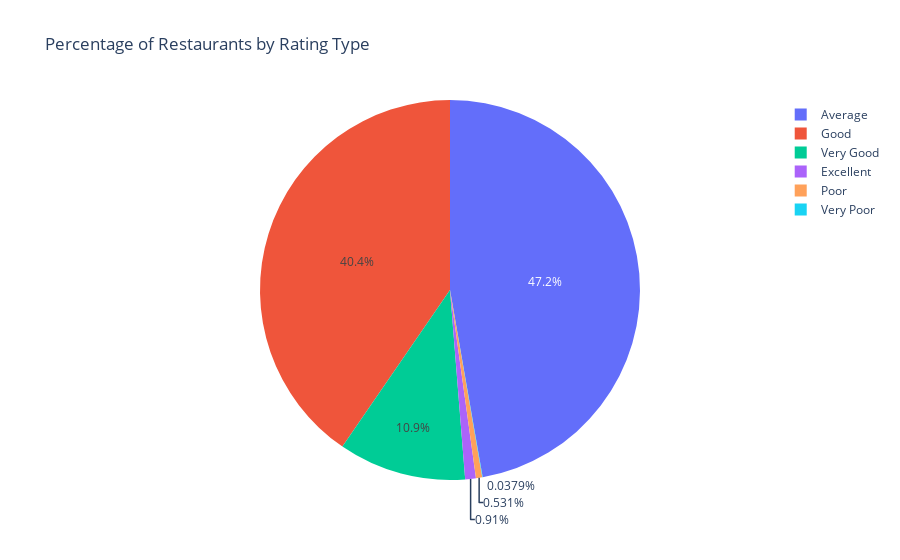

Notebook code for this chart:
### Code cell
fig = px.pie(rating_type, names='RATING_TYPE', values='COUNT OF RESTAURANTS', color='RATING_TYPE',
 title='Percentage of Restaurants by Rating Type')
fig.show()

### Figure 1 — Plotly figure (JSON) as saved in the notebook; plotly's stock layout.template omitted (floating-point values rounded to 4 significant figures)
{"data": [{"customdata": [["Average"], ["Good"], ["Very Good"], ["Excellent"], ["Poor"], ["Very Poor"]], "domain": {"x": [0, 1], "y": [0, 1]}, "hovertemplate": "RATING_TYPE=%{customdata[0]}<br>COUNT OF RESTAURANTS=%{value}<extra></extra>", "labels": ["Average", "Good", "Very Good", "Excellent", "Poor", "Very Poor"], "legendgroup": "", "marker": {"colors": ["#636efa", "#EF553B", "#00cc96", "#ab63fa", "#FFA15A", "#19d3f3"]}, "name": "", "showlegend": true, "type": "pie", "values": [4983, 4263, 1145, 96, 56, 4]}], "layout": {"legend": {"tracegroupgap": 0}, "title": {"text": "Percentage of Restaurants by Rating Type"}}}
